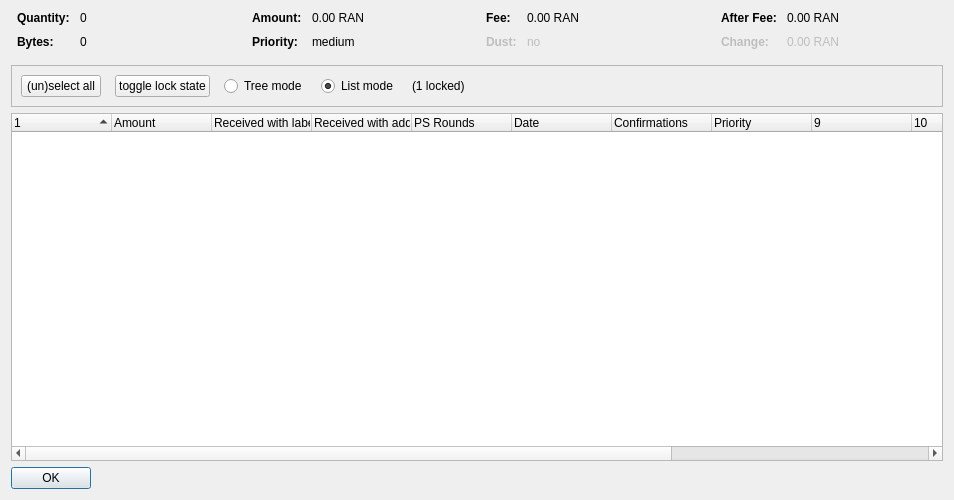
<?xml version="1.0" encoding="UTF-8"?>
<ui version="4.0">
 <class>CoinControlDialog</class>
 <widget class="QDialog" name="CoinControlDialog">
  <property name="geometry">
   <rect>
    <x>0</x>
    <y>0</y>
    <width>954</width>
    <height>500</height>
   </rect>
  </property>
  <property name="windowTitle">
   <string>Coin Selection</string>
  </property>
  <layout class="QVBoxLayout" name="verticalLayout">
   <item>
    <layout class="QHBoxLayout" name="horizontalLayoutTop" stretch="0,0,0,0">
     <property name="topMargin">
      <number>0</number>
     </property>
     <property name="bottomMargin">
      <number>10</number>
     </property>
     <item>
      <layout class="QFormLayout" name="formLayoutCoinControl1">
       <property name="horizontalSpacing">
        <number>10</number>
       </property>
       <property name="verticalSpacing">
        <number>10</number>
       </property>
       <property name="leftMargin">
        <number>6</number>
       </property>
       <property name="rightMargin">
        <number>6</number>
       </property>
       <item row="0" column="0">
        <widget class="QLabel" name="labelCoinControlQuantityText">
         <property name="font">
          <font>
           <weight>75</weight>
           <bold>true</bold>
          </font>
         </property>
         <property name="text">
          <string>Quantity:</string>
         </property>
        </widget>
       </item>
       <item row="0" column="1">
        <widget class="QLabel" name="labelCoinControlQuantity">
         <property name="cursor">
          <cursorShape>IBeamCursor</cursorShape>
         </property>
         <property name="contextMenuPolicy">
          <enum>Qt::ActionsContextMenu</enum>
         </property>
         <property name="text">
          <string notr="true">0</string>
         </property>
         <property name="textInteractionFlags">
          <set>Qt::LinksAccessibleByMouse|Qt::TextSelectableByKeyboard|Qt::TextSelectableByMouse</set>
         </property>
        </widget>
       </item>
       <item row="1" column="0">
        <widget class="QLabel" name="labelCoinControlBytesText">
         <property name="font">
          <font>
           <weight>75</weight>
           <bold>true</bold>
          </font>
         </property>
         <property name="text">
          <string>Bytes:</string>
         </property>
        </widget>
       </item>
       <item row="1" column="1">
        <widget class="QLabel" name="labelCoinControlBytes">
         <property name="cursor">
          <cursorShape>IBeamCursor</cursorShape>
         </property>
         <property name="contextMenuPolicy">
          <enum>Qt::ActionsContextMenu</enum>
         </property>
         <property name="text">
          <string notr="true">0</string>
         </property>
         <property name="textInteractionFlags">
          <set>Qt::LinksAccessibleByMouse|Qt::TextSelectableByKeyboard|Qt::TextSelectableByMouse</set>
         </property>
        </widget>
       </item>
      </layout>
     </item>
     <item>
      <layout class="QFormLayout" name="formLayoutCoinControl2">
       <property name="horizontalSpacing">
        <number>10</number>
       </property>
       <property name="verticalSpacing">
        <number>10</number>
       </property>
       <property name="leftMargin">
        <number>6</number>
       </property>
       <property name="rightMargin">
        <number>6</number>
       </property>
       <item row="0" column="0">
        <widget class="QLabel" name="labelCoinControlAmountText">
         <property name="font">
          <font>
           <weight>75</weight>
           <bold>true</bold>
          </font>
         </property>
         <property name="text">
          <string>Amount:</string>
         </property>
        </widget>
       </item>
       <item row="0" column="1">
        <widget class="QLabel" name="labelCoinControlAmount">
         <property name="cursor">
          <cursorShape>IBeamCursor</cursorShape>
         </property>
         <property name="contextMenuPolicy">
          <enum>Qt::ActionsContextMenu</enum>
         </property>
         <property name="text">
          <string notr="true">0.00 RAN</string>
         </property>
         <property name="textInteractionFlags">
          <set>Qt::LinksAccessibleByMouse|Qt::TextSelectableByKeyboard|Qt::TextSelectableByMouse</set>
         </property>
        </widget>
       </item>
       <item row="1" column="0">
        <widget class="QLabel" name="labelCoinControlPriorityText">
         <property name="font">
          <font>
           <weight>75</weight>
           <bold>true</bold>
          </font>
         </property>
         <property name="text">
          <string>Priority:</string>
         </property>
        </widget>
       </item>
       <item row="1" column="1">
        <widget class="QLabel" name="labelCoinControlPriority">
         <property name="cursor">
          <cursorShape>IBeamCursor</cursorShape>
         </property>
         <property name="contextMenuPolicy">
          <enum>Qt::ActionsContextMenu</enum>
         </property>
         <property name="text">
          <string>medium</string>
         </property>
         <property name="textInteractionFlags">
          <set>Qt::LinksAccessibleByMouse|Qt::TextSelectableByKeyboard|Qt::TextSelectableByMouse</set>
         </property>
        </widget>
       </item>
      </layout>
     </item>
     <item>
      <layout class="QFormLayout" name="formLayoutCoinControl3">
       <property name="horizontalSpacing">
        <number>10</number>
       </property>
       <property name="verticalSpacing">
        <number>10</number>
       </property>
       <property name="leftMargin">
        <number>6</number>
       </property>
       <property name="rightMargin">
        <number>6</number>
       </property>
       <item row="0" column="0">
        <widget class="QLabel" name="labelCoinControlFeeText">
         <property name="font">
          <font>
           <weight>75</weight>
           <bold>true</bold>
          </font>
         </property>
         <property name="text">
          <string>Fee:</string>
         </property>
        </widget>
       </item>
       <item row="0" column="1">
        <widget class="QLabel" name="labelCoinControlFee">
         <property name="cursor">
          <cursorShape>IBeamCursor</cursorShape>
         </property>
         <property name="contextMenuPolicy">
          <enum>Qt::ActionsContextMenu</enum>
         </property>
         <property name="text">
          <string notr="true">0.00 RAN</string>
         </property>
         <property name="textInteractionFlags">
          <set>Qt::LinksAccessibleByMouse|Qt::TextSelectableByKeyboard|Qt::TextSelectableByMouse</set>
         </property>
        </widget>
       </item>
       <item row="1" column="0">
        <widget class="QLabel" name="labelCoinControlLowOutputText">
         <property name="enabled">
          <bool>false</bool>
         </property>
         <property name="font">
          <font>
           <weight>75</weight>
           <bold>true</bold>
          </font>
         </property>
         <property name="text">
          <string>Dust:</string>
         </property>
        </widget>
       </item>
       <item row="1" column="1">
        <widget class="QLabel" name="labelCoinControlLowOutput">
         <property name="enabled">
          <bool>false</bool>
         </property>
         <property name="cursor">
          <cursorShape>IBeamCursor</cursorShape>
         </property>
         <property name="contextMenuPolicy">
          <enum>Qt::ActionsContextMenu</enum>
         </property>
         <property name="text">
          <string>no</string>
         </property>
         <property name="textInteractionFlags">
          <set>Qt::LinksAccessibleByMouse|Qt::TextSelectableByKeyboard|Qt::TextSelectableByMouse</set>
         </property>
        </widget>
       </item>
      </layout>
     </item>
     <item>
      <layout class="QFormLayout" name="formLayoutCoinControl4">
       <property name="horizontalSpacing">
        <number>10</number>
       </property>
       <property name="verticalSpacing">
        <number>10</number>
       </property>
       <property name="leftMargin">
        <number>6</number>
       </property>
       <property name="rightMargin">
        <number>6</number>
       </property>
       <item row="0" column="0">
        <widget class="QLabel" name="labelCoinControlAfterFeeText">
         <property name="font">
          <font>
           <weight>75</weight>
           <bold>true</bold>
          </font>
         </property>
         <property name="text">
          <string>After Fee:</string>
         </property>
        </widget>
       </item>
       <item row="0" column="1">
        <widget class="QLabel" name="labelCoinControlAfterFee">
         <property name="cursor">
          <cursorShape>IBeamCursor</cursorShape>
         </property>
         <property name="contextMenuPolicy">
          <enum>Qt::ActionsContextMenu</enum>
         </property>
         <property name="text">
          <string notr="true">0.00 RAN</string>
         </property>
         <property name="textInteractionFlags">
          <set>Qt::LinksAccessibleByMouse|Qt::TextSelectableByKeyboard|Qt::TextSelectableByMouse</set>
         </property>
        </widget>
       </item>
       <item row="1" column="0">
        <widget class="QLabel" name="labelCoinControlChangeText">
         <property name="enabled">
          <bool>false</bool>
         </property>
         <property name="font">
          <font>
           <weight>75</weight>
           <bold>true</bold>
          </font>
         </property>
         <property name="text">
          <string>Change:</string>
         </property>
        </widget>
       </item>
       <item row="1" column="1">
        <widget class="QLabel" name="labelCoinControlChange">
         <property name="enabled">
          <bool>false</bool>
         </property>
         <property name="cursor">
          <cursorShape>IBeamCursor</cursorShape>
         </property>
         <property name="contextMenuPolicy">
          <enum>Qt::ActionsContextMenu</enum>
         </property>
         <property name="text">
          <string notr="true">0.00 RAN</string>
         </property>
         <property name="textInteractionFlags">
          <set>Qt::LinksAccessibleByMouse|Qt::TextSelectableByKeyboard|Qt::TextSelectableByMouse</set>
         </property>
        </widget>
       </item>
      </layout>
     </item>
    </layout>
   </item>
   <item>
    <widget class="QFrame" name="frame">
     <property name="minimumSize">
      <size>
       <width>0</width>
       <height>40</height>
      </size>
     </property>
     <property name="frameShape">
      <enum>QFrame::StyledPanel</enum>
     </property>
     <property name="frameShadow">
      <enum>QFrame::Sunken</enum>
     </property>
     <layout class="QHBoxLayout" name="horizontalLayout">
      <item>
       <layout class="QHBoxLayout" name="horizontalLayoutPanel" stretch="0,0,0,0,0,0">
        <property name="spacing">
         <number>14</number>
        </property>
        <item>
         <widget class="QPushButton" name="pushButtonSelectAll">
          <property name="sizePolicy">
           <sizepolicy hsizetype="Maximum" vsizetype="Fixed">
            <horstretch>0</horstretch>
            <verstretch>0</verstretch>
           </sizepolicy>
          </property>
          <property name="text">
           <string>(un)select all</string>
          </property>
          <property name="autoDefault">
           <bool>false</bool>
          </property>
         </widget>
        </item>
        <item>
         <widget class="QPushButton" name="pushButtonToggleLock">
          <property name="sizePolicy">
           <sizepolicy hsizetype="Maximum" vsizetype="Fixed">
            <horstretch>0</horstretch>
            <verstretch>0</verstretch>
           </sizepolicy>
          </property>
          <property name="text">
           <string>toggle lock state</string>
          </property>
          <property name="autoDefault">
           <bool>false</bool>
          </property>
         </widget>
        </item>
        <item>
         <widget class="QRadioButton" name="radioTreeMode">
          <property name="sizePolicy">
           <sizepolicy hsizetype="Maximum" vsizetype="Fixed">
            <horstretch>0</horstretch>
            <verstretch>0</verstretch>
           </sizepolicy>
          </property>
          <property name="text">
           <string>Tree mode</string>
          </property>
         </widget>
        </item>
        <item>
         <widget class="QRadioButton" name="radioListMode">
          <property name="sizePolicy">
           <sizepolicy hsizetype="Maximum" vsizetype="Fixed">
            <horstretch>0</horstretch>
            <verstretch>0</verstretch>
           </sizepolicy>
          </property>
          <property name="text">
           <string>List mode</string>
          </property>
          <property name="checked">
           <bool>true</bool>
          </property>
         </widget>
        </item>
        <item>
         <widget class="QLabel" name="labelLocked">
          <property name="text">
           <string>(1 locked)</string>
          </property>
         </widget>
        </item>
        <item>
         <spacer name="horizontalSpacer">
          <property name="orientation">
           <enum>Qt::Horizontal</enum>
          </property>
          <property name="sizeHint" stdset="0">
           <size>
            <width>40</width>
            <height>20</height>
           </size>
          </property>
         </spacer>
        </item>
       </layout>
      </item>
     </layout>
    </widget>
   </item>
   <item>
    <widget class="CoinControlTreeWidget" name="treeWidget">
     <property name="contextMenuPolicy">
      <enum>Qt::CustomContextMenu</enum>
     </property>
     <property name="sortingEnabled">
      <bool>false</bool>
     </property>
     <property name="columnCount">
      <number>13</number>
     </property>
     <attribute name="headerShowSortIndicator" stdset="0">
      <bool>true</bool>
     </attribute>
     <attribute name="headerStretchLastSection">
      <bool>false</bool>
     </attribute>
     <column>
      <property name="text">
       <string/>
      </property>
     </column>
     <column>
      <property name="text">
       <string>Amount</string>
      </property>
     </column>
     <column>
      <property name="text">
       <string>Received with label</string>
      </property>
     </column>
     <column>
      <property name="text">
       <string>Received with address</string>
      </property>
     </column>
     <column>
      <property name="text">
       <string>PS Rounds</string>
      </property>
     </column>
     <column>
      <property name="text">
       <string>Date</string>
      </property>
     </column>
     <column>
      <property name="text">
       <string>Confirmations</string>
      </property>
      <property name="toolTip">
       <string>Confirmed</string>
      </property>
     </column>
     <column>
      <property name="text">
       <string>Priority</string>
      </property>
     </column>
     <column>
      <property name="text">
       <string/>
      </property>
     </column>
     <column>
      <property name="text">
       <string/>
      </property>
     </column>
     <column>
      <property name="text">
       <string/>
      </property>
     </column>
     <column>
      <property name="text">
       <string/>
      </property>
     </column>
     <column>
      <property name="text">
       <string/>
      </property>
     </column>
    </widget>
   </item>
   <item>
    <widget class="QDialogButtonBox" name="buttonBox">
     <property name="sizePolicy">
      <sizepolicy hsizetype="Maximum" vsizetype="Fixed">
       <horstretch>0</horstretch>
       <verstretch>0</verstretch>
      </sizepolicy>
     </property>
     <property name="orientation">
      <enum>Qt::Horizontal</enum>
     </property>
     <property name="standardButtons">
      <set>QDialogButtonBox::Ok</set>
     </property>
    </widget>
   </item>
  </layout>
 </widget>
 <customwidgets>
  <customwidget>
   <class>CoinControlTreeWidget</class>
   <extends>QTreeWidget</extends>
   <header>coincontroltreewidget.h</header>
  </customwidget>
 </customwidgets>
 <resources/>
 <connections/>
</ui>
